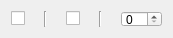
<?xml version="1.0" encoding="UTF-8"?>
<ui version="4.0">
 <class>AttorneySupportView</class>
 <widget class="QWidget" name="AttorneySupportView">
  <property name="geometry">
   <rect>
    <x>0</x>
    <y>0</y>
    <width>173</width>
    <height>38</height>
   </rect>
  </property>
  <property name="minimumSize">
   <size>
    <width>0</width>
    <height>38</height>
   </size>
  </property>
  <property name="maximumSize">
   <size>
    <width>16777215</width>
    <height>16777215</height>
   </size>
  </property>
  <property name="windowTitle">
   <string>Form</string>
  </property>
  <layout class="QHBoxLayout" name="horizontalLayout">
   <item>
    <widget class="QCheckBox" name="attySaidAttendCheckBox">
     <property name="text">
      <string/>
     </property>
    </widget>
   </item>
   <item>
    <spacer name="horizontalSpacer_3">
     <property name="orientation">
      <enum>Qt::Horizontal</enum>
     </property>
     <property name="sizeHint" stdset="0">
      <size>
       <width>40</width>
       <height>20</height>
      </size>
     </property>
    </spacer>
   </item>
   <item>
    <widget class="Line" name="line">
     <property name="orientation">
      <enum>Qt::Vertical</enum>
     </property>
    </widget>
   </item>
   <item>
    <spacer name="horizontalSpacer_2">
     <property name="orientation">
      <enum>Qt::Horizontal</enum>
     </property>
     <property name="sizeHint" stdset="0">
      <size>
       <width>40</width>
       <height>20</height>
      </size>
     </property>
    </spacer>
   </item>
   <item>
    <widget class="QCheckBox" name="attyDidAttendCheckBox">
     <property name="text">
      <string/>
     </property>
    </widget>
   </item>
   <item>
    <spacer name="horizontalSpacer_4">
     <property name="orientation">
      <enum>Qt::Horizontal</enum>
     </property>
     <property name="sizeHint" stdset="0">
      <size>
       <width>40</width>
       <height>20</height>
      </size>
     </property>
    </spacer>
   </item>
   <item>
    <widget class="Line" name="line_2">
     <property name="orientation">
      <enum>Qt::Vertical</enum>
     </property>
    </widget>
   </item>
   <item>
    <spacer name="horizontalSpacer">
     <property name="orientation">
      <enum>Qt::Horizontal</enum>
     </property>
     <property name="sizeHint" stdset="0">
      <size>
       <width>40</width>
       <height>20</height>
      </size>
     </property>
    </spacer>
   </item>
   <item>
    <widget class="QSpinBox" name="supportSpinBox"/>
   </item>
  </layout>
 </widget>
 <resources/>
 <connections/>
</ui>
